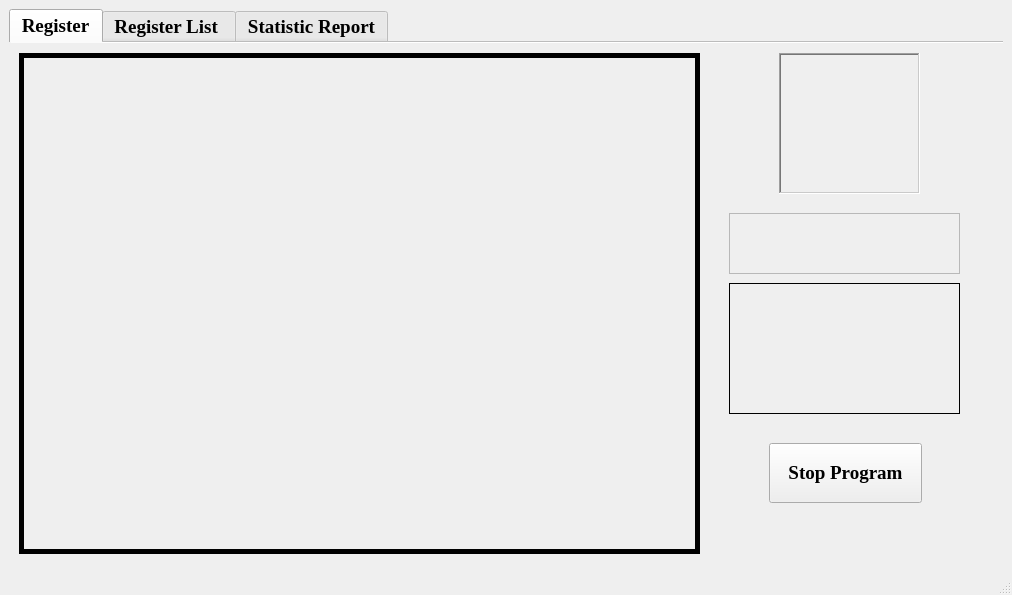
<?xml version="1.0" encoding="UTF-8"?>
<ui version="4.0">
 <class>MainWindow</class>
 <widget class="QMainWindow" name="MainWindow">
  <property name="geometry">
   <rect>
    <x>0</x>
    <y>0</y>
    <width>1012</width>
    <height>593</height>
   </rect>
  </property>
  <property name="sizePolicy">
   <sizepolicy hsizetype="Fixed" vsizetype="Fixed">
    <horstretch>0</horstretch>
    <verstretch>0</verstretch>
   </sizepolicy>
  </property>
  <property name="minimumSize">
   <size>
    <width>0</width>
    <height>0</height>
   </size>
  </property>
  <property name="maximumSize">
   <size>
    <width>99999</width>
    <height>999999</height>
   </size>
  </property>
  <property name="font">
   <font>
    <family>Times New Roman</family>
    <pointsize>14</pointsize>
    <weight>75</weight>
    <italic>false</italic>
    <bold>true</bold>
    <strikeout>false</strikeout>
    <kerning>true</kerning>
   </font>
  </property>
  <property name="cursor">
   <cursorShape>ArrowCursor</cursorShape>
  </property>
  <property name="tabletTracking">
   <bool>false</bool>
  </property>
  <property name="windowTitle">
   <string>Final Project- Nguyen Duc Hien 18161219</string>
  </property>
  <property name="layoutDirection">
   <enum>Qt::LeftToRight</enum>
  </property>
  <property name="autoFillBackground">
   <bool>false</bool>
  </property>
  <widget class="QWidget" name="centralwidget">
   <property name="minimumSize">
    <size>
     <width>1012</width>
     <height>568</height>
    </size>
   </property>
   <layout class="QGridLayout" name="gridLayout_2">
    <item row="0" column="0">
     <widget class="QTabWidget" name="Widget">
      <property name="minimumSize">
       <size>
        <width>801</width>
        <height>451</height>
       </size>
      </property>
      <property name="font">
       <font>
        <italic>false</italic>
       </font>
      </property>
      <property name="focusPolicy">
       <enum>Qt::TabFocus</enum>
      </property>
      <property name="acceptDrops">
       <bool>false</bool>
      </property>
      <property name="layoutDirection">
       <enum>Qt::LeftToRight</enum>
      </property>
      <property name="tabShape">
       <enum>QTabWidget::Rounded</enum>
      </property>
      <property name="currentIndex">
       <number>0</number>
      </property>
      <property name="iconSize">
       <size>
        <width>16</width>
        <height>16</height>
       </size>
      </property>
      <property name="elideMode">
       <enum>Qt::ElideLeft</enum>
      </property>
      <property name="documentMode">
       <bool>true</bool>
      </property>
      <property name="tabsClosable">
       <bool>false</bool>
      </property>
      <property name="movable">
       <bool>false</bool>
      </property>
      <property name="tabBarAutoHide">
       <bool>false</bool>
      </property>
      <widget class="QWidget" name="tab">
       <property name="minimumSize">
        <size>
         <width>945</width>
         <height>0</height>
        </size>
       </property>
       <attribute name="title">
        <string>Register</string>
       </attribute>
       <layout class="QGridLayout" name="gridLayout">
        <item row="0" column="0">
         <widget class="QLabel" name="label">
          <property name="minimumSize">
           <size>
            <width>0</width>
            <height>0</height>
           </size>
          </property>
          <property name="maximumSize">
           <size>
            <width>1007</width>
            <height>517</height>
           </size>
          </property>
          <property name="styleSheet">
           <string notr="true">border-image: url(:/picture_background/back_ground.jpg);</string>
          </property>
          <property name="text">
           <string/>
          </property>
          <property name="scaledContents">
           <bool>true</bool>
          </property>
          <property name="alignment">
           <set>Qt::AlignLeading|Qt::AlignLeft|Qt::AlignTop</set>
          </property>
         </widget>
        </item>
       </layout>
       <widget class="QLabel" name="Label">
        <property name="geometry">
         <rect>
          <x>10</x>
          <y>10</y>
          <width>681</width>
          <height>501</height>
         </rect>
        </property>
        <property name="minimumSize">
         <size>
          <width>680</width>
          <height>500</height>
         </size>
        </property>
        <property name="frameShape">
         <enum>QFrame::Panel</enum>
        </property>
        <property name="lineWidth">
         <number>5</number>
        </property>
        <property name="midLineWidth">
         <number>4</number>
        </property>
        <property name="text">
         <string/>
        </property>
        <property name="scaledContents">
         <bool>true</bool>
        </property>
        <property name="alignment">
         <set>Qt::AlignLeading|Qt::AlignLeft|Qt::AlignTop</set>
        </property>
       </widget>
       <widget class="QPushButton" name="Button_stop">
        <property name="geometry">
         <rect>
          <x>760</x>
          <y>400</y>
          <width>153</width>
          <height>60</height>
         </rect>
        </property>
        <property name="font">
         <font>
          <family>Times New Roman</family>
          <pointsize>14</pointsize>
          <weight>75</weight>
          <italic>false</italic>
          <bold>true</bold>
          <strikeout>false</strikeout>
          <kerning>true</kerning>
         </font>
        </property>
        <property name="text">
         <string>Stop Program</string>
        </property>
       </widget>
       <widget class="QLabel" name="Label_img">
        <property name="enabled">
         <bool>true</bool>
        </property>
        <property name="geometry">
         <rect>
          <x>770</x>
          <y>10</y>
          <width>141</width>
          <height>141</height>
         </rect>
        </property>
        <property name="minimumSize">
         <size>
          <width>141</width>
          <height>141</height>
         </size>
        </property>
        <property name="frameShape">
         <enum>QFrame::WinPanel</enum>
        </property>
        <property name="frameShadow">
         <enum>QFrame::Sunken</enum>
        </property>
        <property name="lineWidth">
         <number>3</number>
        </property>
        <property name="text">
         <string/>
        </property>
        <property name="scaledContents">
         <bool>true</bool>
        </property>
        <property name="alignment">
         <set>Qt::AlignLeading|Qt::AlignLeft|Qt::AlignTop</set>
        </property>
       </widget>
       <widget class="QLabel" name="Label_name">
        <property name="enabled">
         <bool>true</bool>
        </property>
        <property name="geometry">
         <rect>
          <x>720</x>
          <y>240</y>
          <width>231</width>
          <height>131</height>
         </rect>
        </property>
        <property name="minimumSize">
         <size>
          <width>231</width>
          <height>131</height>
         </size>
        </property>
        <property name="frameShape">
         <enum>QFrame::Panel</enum>
        </property>
        <property name="frameShadow">
         <enum>QFrame::Plain</enum>
        </property>
        <property name="midLineWidth">
         <number>0</number>
        </property>
        <property name="text">
         <string notr="true"/>
        </property>
        <property name="textFormat">
         <enum>Qt::AutoText</enum>
        </property>
        <property name="scaledContents">
         <bool>false</bool>
        </property>
        <property name="alignment">
         <set>Qt::AlignCenter</set>
        </property>
        <property name="margin">
         <number>3</number>
        </property>
       </widget>
       <widget class="QLabel" name="Label_status">
        <property name="geometry">
         <rect>
          <x>720</x>
          <y>170</y>
          <width>231</width>
          <height>61</height>
         </rect>
        </property>
        <property name="minimumSize">
         <size>
          <width>231</width>
          <height>61</height>
         </size>
        </property>
        <property name="frameShape">
         <enum>QFrame::StyledPanel</enum>
        </property>
        <property name="text">
         <string/>
        </property>
        <property name="alignment">
         <set>Qt::AlignCenter</set>
        </property>
       </widget>
       <zorder>label</zorder>
       <zorder>Label</zorder>
       <zorder>Button_stop</zorder>
       <zorder>Label_img</zorder>
       <zorder>Label_name</zorder>
       <zorder>Label_status</zorder>
      </widget>
      <widget class="QWidget" name="tab_2">
       <attribute name="title">
        <string>Register List </string>
       </attribute>
       <widget class="QLabel" name="label_2">
        <property name="geometry">
         <rect>
          <x>0</x>
          <y>0</y>
          <width>1021</width>
          <height>581</height>
         </rect>
        </property>
        <property name="minimumSize">
         <size>
          <width>1021</width>
          <height>581</height>
         </size>
        </property>
        <property name="styleSheet">
         <string notr="true">border-image: url(:/picture_background/back_ground.jpg);</string>
        </property>
        <property name="text">
         <string/>
        </property>
       </widget>
       <widget class="QTableWidget" name="Table">
        <property name="geometry">
         <rect>
          <x>100</x>
          <y>60</y>
          <width>801</width>
          <height>451</height>
         </rect>
        </property>
        <property name="minimumSize">
         <size>
          <width>801</width>
          <height>451</height>
         </size>
        </property>
        <property name="frameShape">
         <enum>QFrame::Box</enum>
        </property>
        <property name="frameShadow">
         <enum>QFrame::Plain</enum>
        </property>
        <property name="lineWidth">
         <number>3</number>
        </property>
       </widget>
       <widget class="QLabel" name="label_13">
        <property name="geometry">
         <rect>
          <x>0</x>
          <y>0</y>
          <width>1021</width>
          <height>61</height>
         </rect>
        </property>
        <property name="font">
         <font>
          <pointsize>18</pointsize>
          <italic>false</italic>
         </font>
        </property>
        <property name="text">
         <string>List Of Employee Register</string>
        </property>
        <property name="alignment">
         <set>Qt::AlignCenter</set>
        </property>
       </widget>
      </widget>
      <widget class="QWidget" name="tab_3">
       <attribute name="title">
        <string>Statistic Report</string>
       </attribute>
       <widget class="QLabel" name="label_11">
        <property name="geometry">
         <rect>
          <x>0</x>
          <y>0</y>
          <width>1021</width>
          <height>581</height>
         </rect>
        </property>
        <property name="minimumSize">
         <size>
          <width>1021</width>
          <height>581</height>
         </size>
        </property>
        <property name="styleSheet">
         <string notr="true">border-image: url(:/picture_background/back_ground.jpg);</string>
        </property>
        <property name="text">
         <string/>
        </property>
       </widget>
       <widget class="QLabel" name="label_14">
        <property name="geometry">
         <rect>
          <x>0</x>
          <y>0</y>
          <width>1021</width>
          <height>61</height>
         </rect>
        </property>
        <property name="font">
         <font>
          <pointsize>18</pointsize>
          <italic>false</italic>
         </font>
        </property>
        <property name="text">
         <string>Report Of Statistics Employee  For The Month</string>
        </property>
        <property name="alignment">
         <set>Qt::AlignCenter</set>
        </property>
       </widget>
       <widget class="QTableWidget" name="Table_1">
        <property name="geometry">
         <rect>
          <x>100</x>
          <y>60</y>
          <width>831</width>
          <height>451</height>
         </rect>
        </property>
        <property name="minimumSize">
         <size>
          <width>801</width>
          <height>451</height>
         </size>
        </property>
        <property name="frameShape">
         <enum>QFrame::Box</enum>
        </property>
        <property name="frameShadow">
         <enum>QFrame::Plain</enum>
        </property>
        <property name="lineWidth">
         <number>3</number>
        </property>
       </widget>
      </widget>
     </widget>
    </item>
   </layout>
  </widget>
  <widget class="QStatusBar" name="statusbar"/>
 </widget>
 <resources>
  <include location="back_ground.qrc"/>
 </resources>
 <connections/>
</ui>
